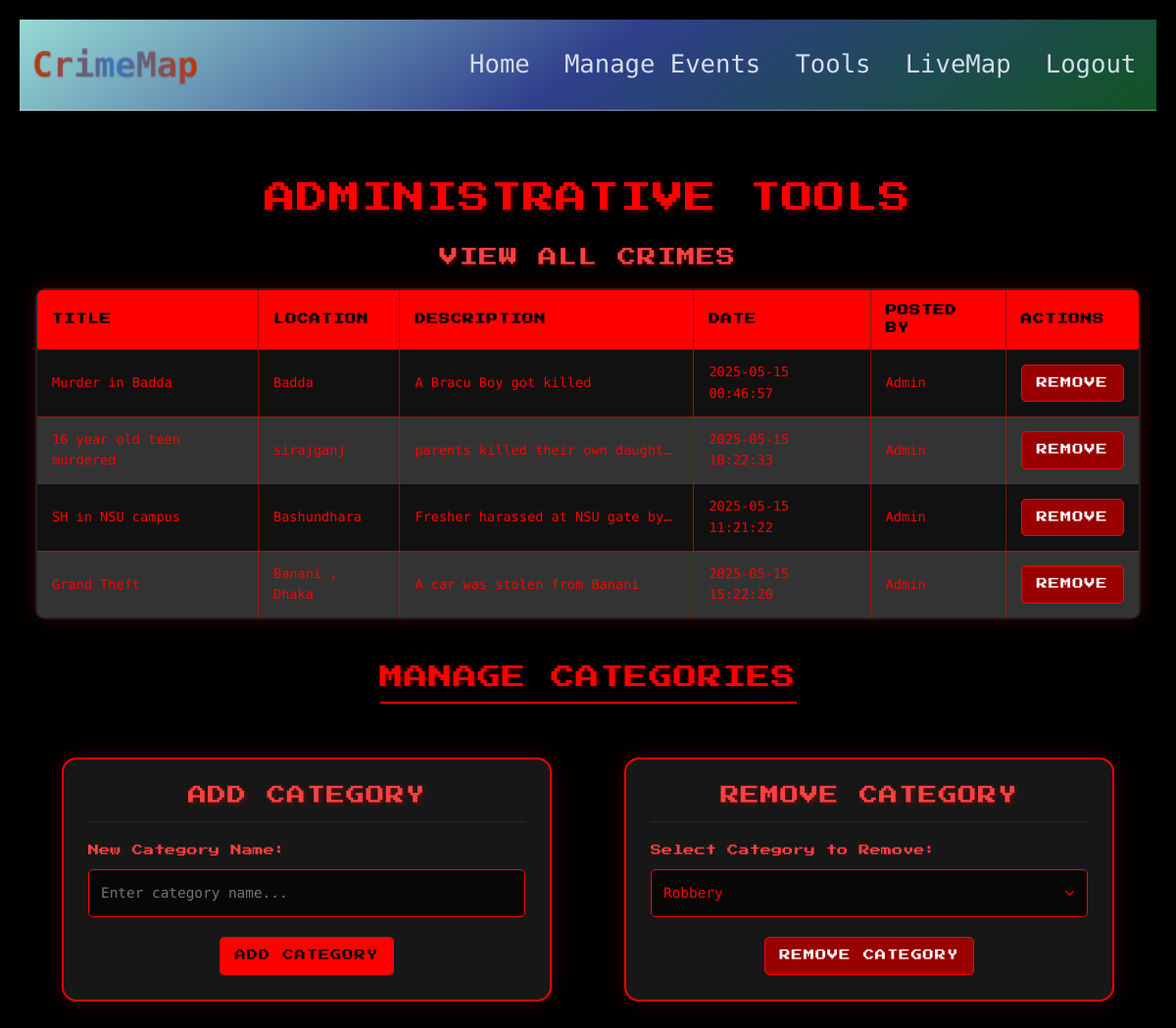
/admin-tools (signed in), run on an earlier commit of the app's database.
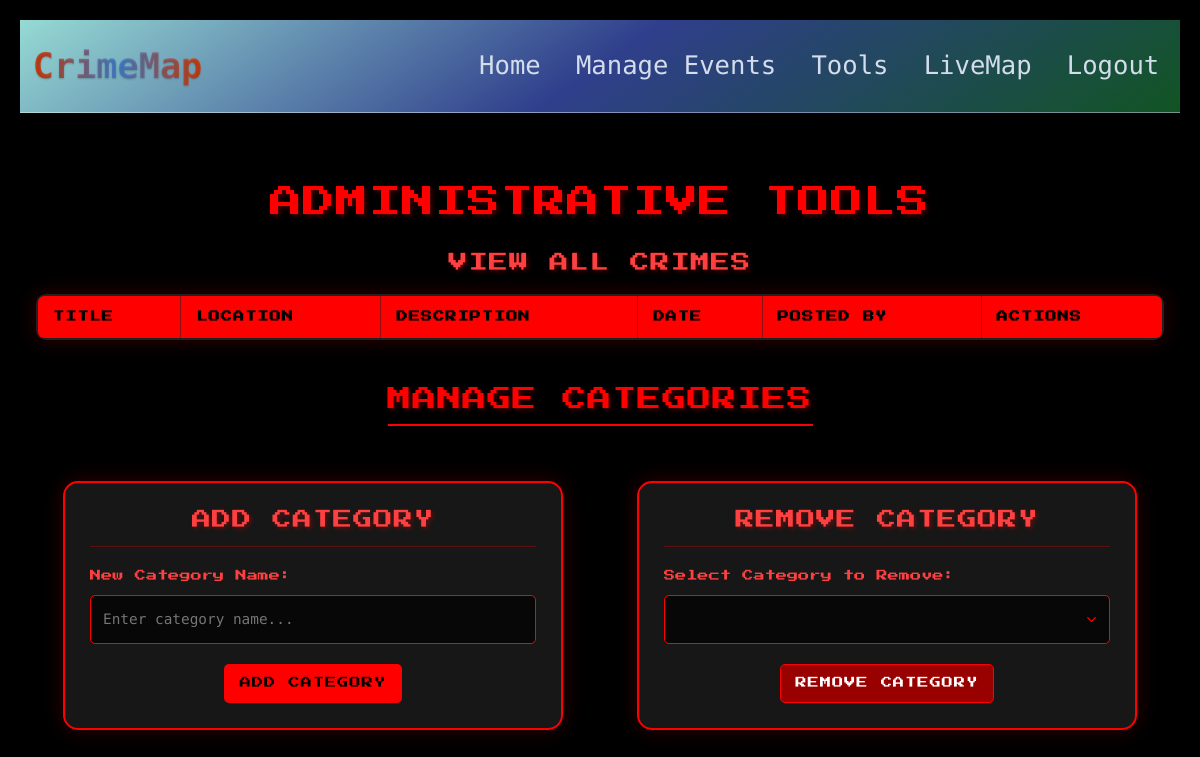
And on a later commit of the database.
### website/models.py (models this page shows)
class Crime(db.Model):
    __tablename__ = 'crime'
    __table_args__ = {'extend_existing': True}
    id = db.Column(db.Integer, primary_key=True)
    title = db.Column(db.String(100))
    location = db.Column(db.String(100))
    data = db.Column(db.String(10000))
    date = db.Column(db.DateTime(timezone=True), default=func.now())
    user_id = db.Column(db.Integer, db.ForeignKey('user.id'))

class User(db.Model, UserMixin):
    id = db.Column(db.Integer, primary_key=True)
    email = db.Column(db.String(150), unique=True)
    password = db.Column(db.String(150))
    first_name = db.Column(db.String(150))
    crimes = db.relationship('Crime', backref='user', lazy=True)

### website/views.py (the view, shortened to what this page needs)
@views.route('/admin-tools', methods=['GET', 'POST'])
@login_required
def admin_tools():
    if current_user.id != 1:
        flash('Access denied!', category='error')
        return redirect(url_for('views.home'))
    crimes = Crime.query.all()
    for crime in crimes:
        crime.user = User.query.get(crime.user_id)
    categories = Category.query.all()
    return render_template('admin_tools.html', user=current_user, crimes=crimes, categories=categories)

### website/__init__.py (called while the page is built)
def create_app():
    app = Flask(__name__)
    app.config['SECRET_KEY'] = 'hjshjhdjah kjshkjdhjs'
    app.config['SQLALCHEMY_DATABASE_URI'] = f'sqlite:///{DB_NAME}'
    db.init_app(app)
    from .views import views
    from .auth import auth
    from .feedbacks import feedbacks
    app.register_blueprint(views, url_prefix='/')
    app.register_blueprint(auth, url_prefix='/')
    app.register_blueprint(feedbacks, url_prefix='/feedbacks')
    from .models import User
    with app.app_context():
        db.create_all()
    login_manager = LoginManager()
    login_manager.login_view = 'auth.login'
    login_manager.init_app(app)
    @login_manager.user_loader
    def load_user(id):
        return User.query.get(int(id))
    return app

### website/views.py (called while the page is built)
@views.context_processor
def inject_upcoming_events():
    upcoming_events = Event.query.filter(Event.date > datetime.now()).count()
    return {'upcoming_events': upcoming_events}

### website/templates/admin_tools.html (shortened to what this page needs)
{% extends "base.html" %}
{% block content %}
<!DOCTYPE html>
<html lang="en">
<head>
</head>
<body>
<h1>Administrative Tools</h1>
<h3>View All Crimes</h3>
<div class="table-container">
    <table>
        <thead>
            <tr>
                <th>Title</th>
                <th>Location</th>
                <th>Description</th>
                <th>Date</th>
                <th>Posted By</th>
                <th>Actions</th>
            </tr>
        </thead>
        <tbody>
            {% for crime in crimes %}
                <tr>
                    <td>{{ crime.title }}</td>
                    <td>{{ crime.location }}</td>
                    <td>{{ crime.data }}</td>
                    <td>{{ crime.date.strftime('%Y-%m-%d %H:%M:%S') }}</td>
                    <td>{{ crime.user.first_name }}</td>
                    <td>
                        <form method="POST" action="{{ url_for('views.delete_crime', crime_id=crime.id) }}">
                            <button type="submit" class="btn btn-danger">Remove</button>
                        </form>
                    </td>
                </tr>
            {% endfor %}
        </tbody>
    </table>
</div>
<h2>Manage Categories</h2>
<div class="admin-forms">
    <div class="admin-form">
        <h3>Add Category</h3>
        <form method="POST">
            <label for="category-name">New Category Name:</label>
            <input type="text" name="category-name" id="category-name" required placeholder="Enter category name..." />
            <button type="submit" name="add-category" class="btn btn-primary">Add Category</button>
        </form>
    </div>
    <div class="admin-form">
        <h3>Remove Category</h3>
        <form method="POST">
            <label for="category-id">Select Category to Remove:</label>
            <select name="category-id" id="category-id" required>
                {% for category in categories %}
                    <option value="{{ category.cat_id }}">{{ category.name }}</option>
                {% endfor %}
            </select>
            <button type="submit" name="remove-category" class="btn btn-danger">Remove Category</button>
        </form>
    </div>
</div>
</body>
</html>
{% endblock %}

### website/templates/base.html (shortened to what this page needs)
<!DOCTYPE html>
<html lang="en">
  <head>
    <link
      rel="stylesheet"
      href="https://cdn.jsdelivr.net/npm/bootstrap@4.4.1/dist/css/bootstrap.min.css"
    />
  </head>
  <body>
    <nav class="navbar navbar-expand-lg">
      <a class="navbar-brand" href="/" data-toggle="tooltip" title="CrimeMap Homepage">CrimeMap</a>
      <div class="collapse navbar-collapse" id="navbar">
        <ul class="navbar-nav ml-auto">
          {% if current_user.is_authenticated %}
            <li class="nav-item">
              <a class="nav-link" id="home" href="/" data-toggle="tooltip" title="Go to homepage">Home</a>
            </li>
            {% if user.id == 1 %}
            <li class="nav-item">
              <a class="nav-link" href="{{ url_for('views.manage_events') }}">Manage Events</a>
            </li>
            {% endif %}
            {% if user.id == 1 %}
            <li class="nav-item">
              <a class="nav-link" id="admin-tools" href="/admin-tools" data-toggle="tooltip" title="Access admin tools">Tools</a>
            </li>
            {% endif %}
            <li class="nav-item">
              <a class="nav-link" id="live-map" href="{{ url_for('views.live_map') }}" data-toggle="tooltip" title="View live crime map">LiveMap</a>
            </li>
            <li class="nav-item">
              <a class="nav-link" id="logout" href="/logout" data-toggle="tooltip" title="Sign out">Logout</a>
            </li>
          {% endif %}
        </ul>
      </div>
    </nav>
    <div class="container">{% block content %} {% endblock %}</div>
  </body>
</html>

### website/templates/base.html (style rules this page uses)
body { background-color: #e6f0fa; color: #2c3e50; font-family: -apple-system, BlinkMacSystemFont, "Segoe UI", Roboto, sans-serif; line-height: 1.6; }
.navbar { background: linear-gradient(145deg, rgba(158, 230, 223, 0.95), rgba(50, 66, 147, 0.95),rgba(18, 89, 37, 0.95)); box-shadow: 0 4px 15px rgba(0, 0, 0, 0.1); padding: .8rem; border-bottom: 1px solid rgba(209, 217, 230, 0.5); }
.navbar-brand { background: linear-gradient(90deg, #e5440e, #4a90e2,#e5440e); -webkit-background-clip: text; -webkit-text-fill-color: transparent; font-weight: 780; font-size: 2.2rem; text-shadow: 0 1px 2px rgba(0, 0, 0, 0.2); transition: opacity 0.3s ease; position: relative; }
.navbar-brand::after { content: ''; width: 0; height: 2px; background: #4a90e2; position: absolute; bottom: -2px; left: 0; transition: width 0.3s ease; }
.nav-link { color: #d3ddec !important; font-size: 1.6rem; font-weight: 500; padding: 0.5rem 1rem; margin-left: 1.2rem; position: relative; transition: color 0.3s ease; }
.nav-link::after { content: ''; width: 0; height: 2px; background: #4a90e2; position: absolute; bottom: 0; left: 50%; transform: translateX(-50%); transition: width 0.3s ease; }
.container { max-width: 1200px; padding: 2.5rem 1rem; }

### website/templates/admin_tools.html (style rules this page uses)
:root { --primary-red: #f00; --bright-red: #ff4040; --dark-red: #c00; --darker-red: #900; --black: #000; --dark-gray: #222; --light-gray: #333; --darker-gray: #111; }
body { background-color: var(--black); color: var(--primary-red); font-family: 'Roboto Mono', monospace; text-align: center; margin: 0; padding: 20px; max-width: 1200px; margin: 0 auto; }
h1, h2, h3 { font-family: 'Press Start 2P', cursive; letter-spacing: 1px; text-transform: uppercase; text-shadow: 2px 2px 4px rgba(255, 0, 0, 0.3); }
h1 { color: var(--primary-red); font-size: 2rem; margin: 30px 0; animation: neon 1.5s ease-in-out infinite alternate; }
h2 { font-size: 1.5rem; margin: 25px 0; padding-bottom: 10px; border-bottom: 2px solid var(--primary-red); display: inline-block; }
h3 { font-size: 1.2rem; margin: 20px 0; color: var(--bright-red); }
.table-container { overflow-x: auto; margin: 20px 0; border-radius: 10px; box-shadow: 0 0 20px rgba(255, 0, 0, 0.2); }
table { width: 100%; border-collapse: collapse; background-color: var(--dark-gray); color: var(--primary-red); font-size: 0.85rem; margin: 0 auto; border: 2px solid var(--primary-red); border-radius: 8px; overflow: hidden; }
th, td { padding: 12px 15px; border: 1px solid rgba(255, 0, 0, 0.5); text-align: left; }
th { background-color: var(--primary-red); color: var(--black); font-family: 'Press Start 2P', cursive; font-size: 0.7rem; letter-spacing: 1px; text-transform: uppercase; position: sticky; top: 0; }
tr:nth-child(odd) { background-color: var(--darker-gray); }
.btn { padding: 10px 15px; border: none; border-radius: 5px; font-family: 'Press Start 2P', cursive; font-size: 0.7rem; cursor: pointer; transition: all 0.3s ease; text-transform: uppercase; letter-spacing: 1px; }
.btn-primary { background-color: var(--primary-red); color: var(--black); border: 1px solid transparent; }
.btn-danger { background-color: var(--darker-red); color: #fff; border: 1px solid var(--primary-red); }
.admin-forms { display: flex; flex-wrap: wrap; justify-content: space-around; gap: 20px; margin-top: 30px; }
.admin-form { flex: 1; min-width: 300px; max-width: 500px; padding: 25px; background-color: rgba(34, 34, 34, 0.7); border: 2px solid var(--primary-red); border-radius: 15px; box-shadow: 0 0 20px rgba(255, 0, 0, 0.2); transition: all 0.3s ease; margin-bottom: 20px; }
.admin-form h3 { margin-top: 0; padding-bottom: 15px; border-bottom: 1px solid rgba(255, 0, 0, 0.3); }
label { display: block; color: var(--bright-red); font-size: 0.9rem; margin-bottom: 10px; text-align: left; font-family: 'Press Start 2P', cursive; font-size: 0.7rem; }
input, select { width: 100%; padding: 12px; margin-bottom: 20px; border: 1px solid var(--primary-red); border-radius: 5px; background-color: rgba(0, 0, 0, 0.7); color: var(--primary-red); font-family: 'Roboto Mono', monospace; font-size: 0.9rem; transition: all 0.3s ease; }
select { appearance: none; background-repeat: no-repeat; background-position: right 10px center; background-size: 15px; padding-right: 30px; }

What changed in the data, as far as the page shows it:
removed Crime: title "Murder in Badda", location "Badda", data "A Bracu Boy got killed", date "2025-05-15 00:46:57", user.first_name "Admin"
removed Crime: title "16 year old teen murdered", location "sirajganj", data "parents killed their own daught…", date "2025-05-15 10:22:33", user.first_name "Admin"
removed Crime: title "SH in NSU campus", location "Bashundhara", data "Fresher harassed at NSU gate by…", date "2025-05-15 11:21:22", user.first_name "Admin"
removed Crime: title "Grand Theft", location "Banani , Dhaka", data "A car was stolen from Banani", date "2025-05-15 15:22:20", user.first_name "Admin"
Also different on the page:
form field category-id: "Robbery" → (not shown)
